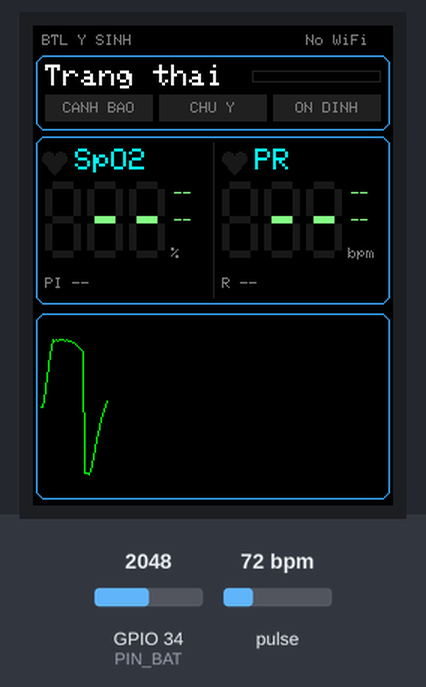
The sketch below on a simulated ESP32. Shown: 240×320 colour display. The test bench sets the inputs (shaded band); at power-on: pulse 72 bpm, GPIO 34 (PIN_BAT) = 2048. WiFi joins after 1.5 s; servers stay silent unless stated; uploads are accepted with an empty reply; the local clock reads 2024-03-15 10:24:30 at power-on unless the sketch sets it; what the sketch prints to the serial monitor is not drawn.

Above: at 1.4 s.
1.5 s: pulse set to 130 bpm
At 2.51 s:
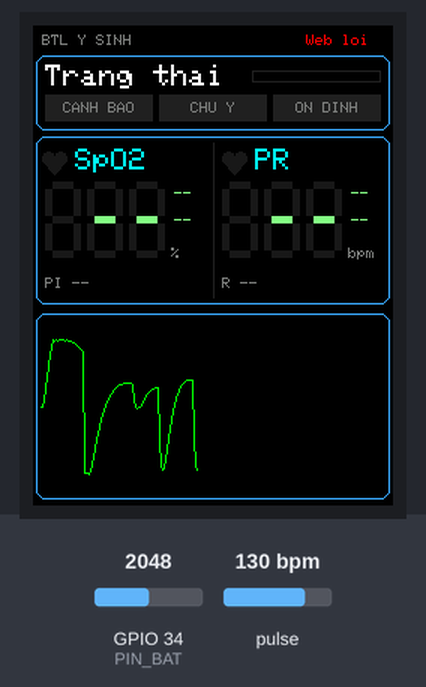
4.5 s: GPIO 34 (PIN_BAT) set to 2866
At 6.14 s:
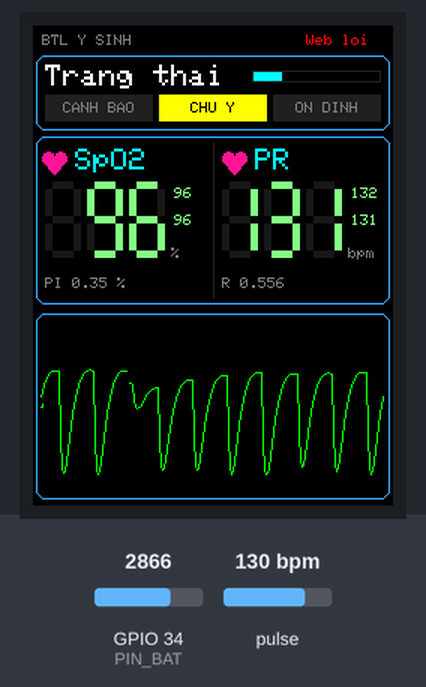
7.4 s: pulse set to 42 bpm
At 7.65 s:
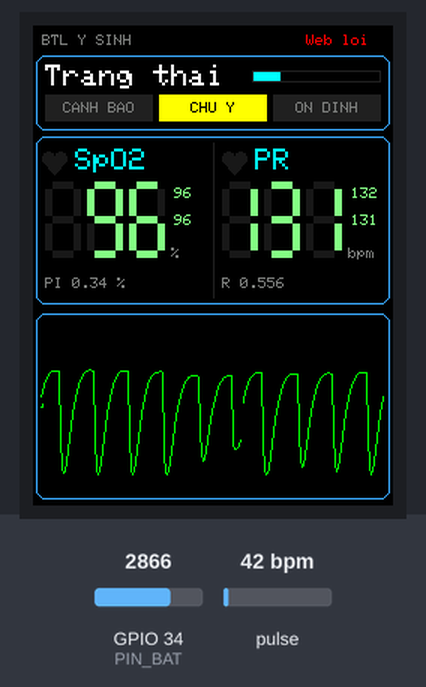
9.0 s: GPIO 34 (PIN_BAT) set to 2047
At 10.96 s:
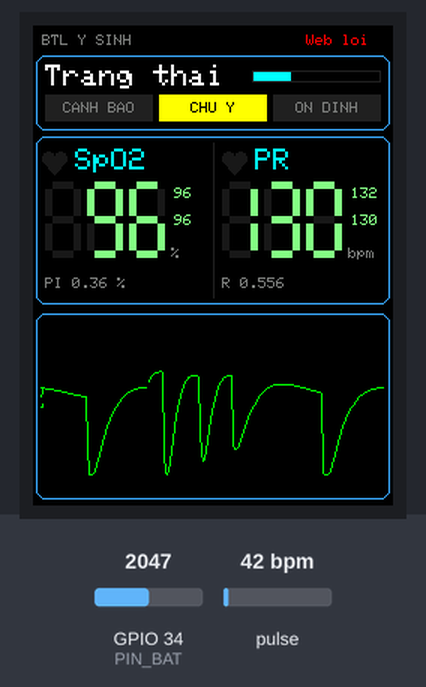
12.0 s: pulse set to 70 bpm
At 12.16 s:
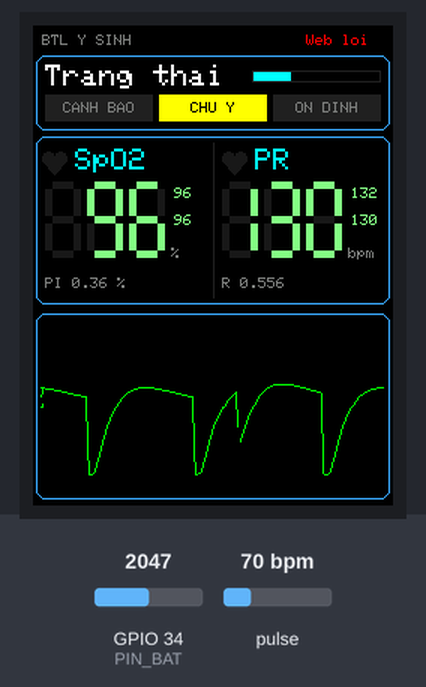
13.5 s: GPIO 34 (PIN_BAT) set to 3603
At 16.67 s:
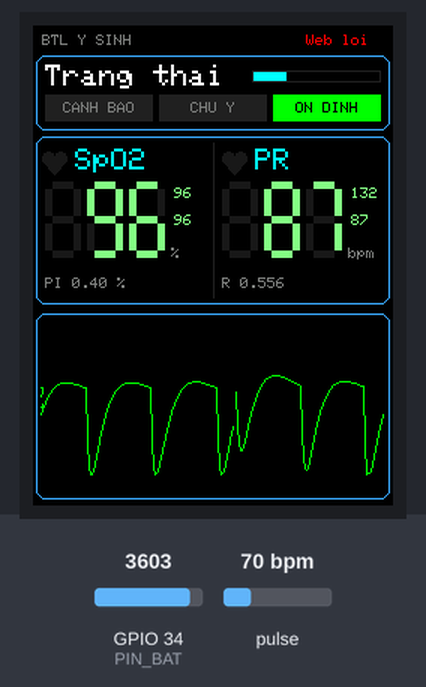
Timing chart, 0 to 17.5 s (numbered marks = the images above; inputs shaded):
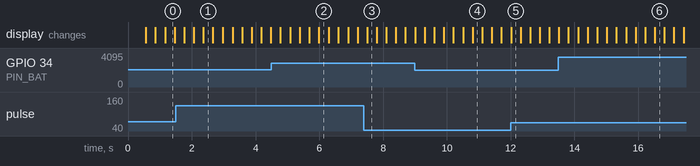

The sketch:

pulse_oximeter.ino
```cpp
// Pulse Oximeter Monitor - ESP32 + MAX30102 + LCD 2.4" (ILI9341 song song 8 bit)
// Do SpO2 / PR, hien thi tren LCD va gui len web (POST /api/ingest) moi 5 giay.
// San pham hoc tap, khong phai thiet bi y te.
//
// Thuat toan do (giu nguyen tu sketch spo2_display):
//  - Lay mau 50 Hz, loc DC bang IIR, loc thong thap ~3 Hz
//  - Moi 1 s xet cua so 4 s (200 mau): tim dinh, HR = trung vi khoang giua dinh
//  - SpO2 = 110 - 25*R, R = (AC/DC)do / (AC/DC)IR  (chua hieu chuan)
//
// Gui du lieu chay o task rieng tren core 0 de HTTP khong lam roi mau o loop() (core 1).
// Ngoai ra moi 1 s gui goi song PPG 25 Hz toi /api/wave (cung host voi SERVER_URL) de web ve song mach.
//
// Thu vien: "GFX Library for Arduino", "SparkFun MAX3010x Pulse and Proximity Sensor Library"
// (WiFi, HTTPClient co san trong ESP32 core)
// Cau hinh: chep secrets.example.h thanh secrets.h roi dien WiFi, SERVER_URL, DEVICE_KEY.

#include <Wire.h>
#include <WiFi.h>
#include <HTTPClient.h>
#include <time.h>
#include <Arduino_GFX_Library.h>
#include "MAX30105.h"
#include "secrets.h"

// ================== Phan cung ==================
Arduino_DataBus *bus = new Arduino_ESP32PAR8(
    26, GFX_NOT_DEFINED, 27, 32,        // DC(RS), CS, WR, RD
    4, 13, 14, 16, 17, 18, 19, 23);     // D0..D7
// rotation 0 = man doc. Neu hinh bi lon nguoc thi doi thanh 2.
Arduino_GFX *gfx = new Arduino_ILI9341(bus, GFX_NOT_DEFINED, 0);

MAX30105 sensor;
const int PIN_SDA = 21;
const int PIN_SCL = 22;
#define SWAP_RED_IR 0          // doi thanh 1 neu module dau nguoc 2 LED

const uint32_t FINGER_IR_THRESHOLD = 50000;   // chinh theo so do thuc te

// Pin: cau chia ap 100k/100k tu cuc + pin vao GPIO34 (ADC1, dung duoc khi bat WiFi)
const int   PIN_BAT     = 34;
const float BAT_DIVIDER = 2.0f;    // (R1 + R2) / R2
const float BAT_EMPTY_V = 3.30f;   // 0 %
const float BAT_FULL_V  = 4.20f;   // 100 %

const uint32_t SEND_INTERVAL_MS = 5000;
const uint32_t WAVE_INTERVAL_MS = 1000;   // goi song PPG len web moi 1 s
const int      WAVE_DECIM       = 2;      // 50 Hz -> 25 Hz

// ================== Mau (RGB565) ==================
const uint16_t C_BLACK   = 0x0000;
const uint16_t C_WHITE   = 0xFFFF;
const uint16_t C_RED     = 0xF800;
const uint16_t C_GREEN   = 0x07E0;
const uint16_t C_YELLOW  = 0xFFE0;
const uint16_t C_CYAN    = 0x07FF;
const uint16_t C_MAGENTA = 0xF81F;
const uint16_t C_FRAME   = 0x3D5F;
const uint16_t C_DIGIT   = 0x87F0;
const uint16_t C_SEG_OFF = 0x18C3;
const uint16_t C_DIM     = 0x2104;
const uint16_t C_GRAY    = 0x7BEF;
const uint16_t C_HEART   = 0xF8B2;

// ================== Bo cuc ==================
const int WAVE_X0 = 5, WAVE_X1 = 234;
const int WAVE_TOP = 196, WAVE_H = 116;

const int DIG_W = 24, DIG_H = 52, DIG_T = 5, DIG_GAP = 4;
const int SPO2_X = 8,   PR_X = 126, DIG_Y = 104;

// ================== DSP ==================
const int FS  = 50;
const int WIN = 200;     // 4 s
float bufRawIr[WIN], bufRawRed[WIN], bufAcIr[WIN], bufAcRed[WIN];
int bufIdx = 0, bufCount = 0, samplesSinceCalc = 0;
bool dspInit = false;
float dcIr = 0, dcRed = 0, lpIr = 0, lpRed = 0;

float beatEnv = 0, beatPrev = 0;
int samplesSinceBeat = 100;
uint32_t heartOnAt = 0;
bool heartLit = false;

bool  haveVitals = false;
float hrShow = 0, spo2Show = 0, piShow = 0, rShow = 0;
int   hrMax = -1, hrMin = 1000, spMax = -1, spMin = 1000;
int   alarmSeconds = 0;
bool  finger = false;

int waveX = WAVE_X0 + 1;
int waveYPrev = WAVE_TOP + WAVE_H / 2;
float waveEnv = 50;

// ================== Du lieu chia se cho task gui ==================
struct Snapshot { bool valid; int pr; int spo2; float quality; float r; float pi; };
Snapshot snap = {false, 0, 0, 0};
portMUX_TYPE snapMux = portMUX_INITIALIZER_UNLOCKED;

// Song PPG cho the "Song mach" tren web: loop() ghi, netTask doc va gui moi giay.
const int WAVE_CAP = 64;                 // ~2,5 s o 25 Hz; day thi bo phan cu
int16_t waveBuf[WAVE_CAP];
int waveCount = 0;
portMUX_TYPE waveMux = portMUX_INITIALIZER_UNLOCKED;
volatile int netState = 0;   // 0 = chua WiFi, 1 = WiFi ok, 2 = gui ok, 3 = gui loi

// ================== Ve so kieu 7 doan ==================
const uint8_t SEG_MAP[10] = {0x3F, 0x06, 0x5B, 0x4F, 0x66, 0x6D, 0x7D, 0x07, 0x7F, 0x6F};
const uint8_t SEG_BLANK = 0x00;
const uint8_t SEG_DASH  = 0x40;

void drawSegDigit(int x, int y, uint8_t mask, uint16_t on) {
  const int w = DIG_W, h = DIG_H, t = DIG_T;
  const int vh = (h - 3 * t) / 2;
  struct R { int x, y, w, h; } seg[7] = {
    {x + t,     y,                  w - 2 * t, t},
    {x + w - t, y + t,              t,         vh},
    {x + w - t, y + 2 * t + vh,     t,         vh},
    {x + t,     y + 2 * t + 2 * vh, w - 2 * t, t},
    {x,         y + 2 * t + vh,     t,         vh},
    {x,         y + t,              t,         vh},
    {x + t,     y + t + vh,         w - 2 * t, t},
  };
  for (int i = 0; i < 7; i++) {
    gfx->fillRect(seg[i].x, seg[i].y, seg[i].w, seg[i].h, (mask >> i) & 1 ? on : C_SEG_OFF);
  }
}

void drawBigNumber(int x, int value, uint16_t color) {
  uint8_t m[3];
  if (value < 0) {
    m[0] = SEG_BLANK; m[1] = SEG_DASH; m[2] = SEG_DASH;
  } else {
    if (value > 999) value = 999;
    m[0] = value >= 100 ? SEG_MAP[value / 100] : SEG_BLANK;
    m[1] = value >= 10  ? SEG_MAP[(value / 10) % 10] : SEG_BLANK;
    m[2] = SEG_MAP[value % 10];
  }
  for (int i = 0; i < 3; i++) drawSegDigit(x + i * (DIG_W + DIG_GAP), DIG_Y, m[i], color);
}

// ================== Giao dien ==================
void drawHeart(int cx, int cy, uint16_t color) {
  gfx->fillCircle(cx - 4, cy, 4, color);
  gfx->fillCircle(cx + 4, cy, 4, color);
  gfx->fillTriangle(cx - 8, cy + 1, cx + 8, cy + 1, cx, cy + 11, color);
}

void drawStaticLayout() {
  gfx->fillScreen(C_BLACK);
  gfx->setTextSize(1);
  gfx->setTextColor(C_GRAY, C_BLACK);
  gfx->setCursor(6, 6);
  gfx->print("BTL Y SINH");

  gfx->drawRoundRect(2, 20, 236, 50, 6, C_FRAME);
  gfx->setTextSize(2);
  gfx->setTextColor(C_WHITE, C_BLACK);
  gfx->setCursor(8, 26);
  gfx->print("Trang thai");
  gfx->drawRect(146, 30, 86, 8, C_DIM);

  gfx->drawRoundRect(2, 74, 236, 112, 6, C_FRAME);
  gfx->drawFastVLine(120, 78, 104, C_DIM);
  gfx->setTextSize(2);
  gfx->setTextColor(C_CYAN, C_BLACK);
  gfx->setCursor(28, 82);
  gfx->print("SpO2");
  gfx->setCursor(148, 82);
  gfx->print("PR");
  gfx->setTextSize(1);
  gfx->setTextColor(C_GRAY, C_BLACK);
  gfx->setCursor(92, 148);
  gfx->print("%");
  gfx->setCursor(210, 148);
  gfx->print("bpm");
  drawHeart(14, 88, C_SEG_OFF);
  drawHeart(134, 88, C_SEG_OFF);

  gfx->drawRoundRect(2, 192, 236, 124, 6, C_FRAME);
}

void drawStatus(int level, float quality) {
  int w = (int)(84 * constrain(quality, 0.0f, 1.0f));
  gfx->fillRect(147, 31, 84, 6, C_BLACK);
  gfx->fillRect(147, 31, w, 6, C_CYAN);

  struct Box { int x; const char *label; uint16_t fill; uint16_t text; } boxes[3] = {
    {8,   "CANH BAO", C_RED,    C_WHITE},
    {84,  "CHU Y",    C_YELLOW, C_BLACK},
    {160, "ON DINH",  C_GREEN,  C_BLACK},
  };
  int activeIdx = level == 2 ? 0 : level == 1 ? 1 : level == 0 ? 2 : -1;
  gfx->setTextSize(1);
  for (int i = 0; i < 3; i++) {
    bool active = i == activeIdx;
    uint16_t bg = active ? boxes[i].fill : C_DIM;
    uint16_t fg = active ? boxes[i].text : C_GRAY;
    gfx->fillRect(boxes[i].x, 46, 72, 18, bg);
    int tw = strlen(boxes[i].label) * 6;
    gfx->setTextColor(fg, bg);
    gfx->setCursor(boxes[i].x + (72 - tw) / 2, 51);
    gfx->print(boxes[i].label);
  }
}

void drawMinMax(int x, int maxV, int minV) {
  gfx->setTextSize(1);
  gfx->setTextColor(C_DIGIT, C_BLACK);
  gfx->fillRect(x, 106, 24, 30, C_BLACK);
  gfx->setCursor(x, 108);
  if (maxV >= 0) gfx->print(maxV); else gfx->print("--");
  gfx->setCursor(x, 126);
  if (minV < 1000) gfx->print(minV); else gfx->print("--");
}

void drawExtras() {
  gfx->setTextSize(1);
  gfx->setTextColor(C_GRAY, C_BLACK);
  gfx->fillRect(6, 166, 110, 12, C_BLACK);
  gfx->fillRect(124, 166, 110, 12, C_BLACK);
  gfx->setCursor(8, 168);
  if (haveVitals) gfx->printf("PI %.2f %%", piShow); else gfx->print("PI --");
  gfx->setCursor(126, 168);
  if (haveVitals) gfx->printf("R %.3f", rShow); else gfx->print("R --");
}

// Thay dong ho bang trang thai mang o goc tren phai
void drawNet() {
  static const char *labels[4] = {"No WiFi ", "WiFi    ", "Web OK  ", "Web loi "};
  static const uint16_t colors[4] = {C_GRAY, C_CYAN, C_GREEN, C_RED};
  int s = netState;
  gfx->setTextSize(1);
  gfx->setTextColor(colors[s], C_BLACK);
  gfx->setCursor(182, 6);
  gfx->print(labels[s]);
}

void drawNoFingerMessage(bool show) {
  gfx->fillRect(WAVE_X0, WAVE_TOP, WAVE_X1 - WAVE_X0, WAVE_H, C_BLACK);
  if (show) {
    gfx->setTextSize(2);
    gfx->setTextColor(C_YELLOW, C_BLACK);
    gfx->setCursor(42, WAVE_TOP + WAVE_H / 2 - 8);
    gfx->print("Dat ngon tay");
  }
  waveX = WAVE_X0 + 1;
  waveYPrev = WAVE_TOP + WAVE_H / 2;
}

// ================== DSP ==================
void resetDsp() {
  dspInit = false;
  bufIdx = 0; bufCount = 0; samplesSinceCalc = 0;
  haveVitals = false;
  hrMax = -1; hrMin = 1000; spMax = -1; spMin = 1000;
  alarmSeconds = 0;
  beatEnv = 0; samplesSinceBeat = 100;
  waveEnv = 50;
}

void pushSample(uint32_t red, uint32_t ir) {
  if (!dspInit) {
    dcIr = ir; dcRed = red; lpIr = 0; lpRed = 0;
    dspInit = true;
  }
  dcIr  += ((float)ir  - dcIr)  * 0.05f;
  dcRed += ((float)red - dcRed) * 0.05f;
  lpIr  += (((float)ir  - dcIr)  - lpIr)  * 0.35f;
  lpRed += (((float)red - dcRed) - lpRed) * 0.35f;

  bufRawIr[bufIdx]  = ir;
  bufRawRed[bufIdx] = red;
  bufAcIr[bufIdx]   = lpIr;
  bufAcRed[bufIdx]  = lpRed;
  bufIdx = (bufIdx + 1) % WIN;
  if (bufCount < WIN) bufCount++;
}

bool computeVitals(float &hr, float &spo2, float &pi, float &R) {
  if (bufCount < WIN) return false;
  static float s[WIN];
  double sumIr = 0, sumRed = 0;
  float maxI = -1e9, minI = 1e9, maxR = -1e9, minR = 1e9, smax = -1e9;
  for (int k = 0; k < WIN; k++) {
    int i = (bufIdx + k) % WIN;
    sumIr += bufRawIr[i];
    sumRed += bufRawRed[i];
    maxI = max(maxI, bufAcIr[i]);  minI = min(minI, bufAcIr[i]);
    maxR = max(maxR, bufAcRed[i]); minR = min(minR, bufAcRed[i]);
    s[k] = -bufAcIr[i];
    smax = max(smax, s[k]);
  }
  float dcI = sumIr / WIN, dcR = sumRed / WIN;
  float acI = maxI - minI, acR = maxR - minR;
  if (acI <= 0 || acR <= 0 || dcI <= 0 || dcR <= 0 || smax <= 0) return false;

  float peaks[16];
  int np = 0, last = -100;
  const float thr = 0.4f * smax;
  const int minDist = 17;
  for (int k = 1; k < WIN - 1 && np < 16; k++) {
    if (s[k] > thr && s[k] > s[k - 1] && s[k] >= s[k + 1] && k - last >= minDist) {
      float den = s[k - 1] - 2 * s[k] + s[k + 1];
      float d = den != 0 ? 0.5f * (s[k - 1] - s[k + 1]) / den : 0;
      peaks[np++] = k + d;
      last = k;
    }
  }
  if (np < 3) return false;

  int n = np - 1;
  float iv[15];
  float mean = 0;
  for (int j = 0; j < n; j++) { iv[j] = peaks[j + 1] - peaks[j]; mean += iv[j]; }
  mean /= n;
  float var = 0;
  for (int j = 0; j < n; j++) var += (iv[j] - mean) * (iv[j] - mean);
  float cv = sqrtf(var / n) / mean;
  if (cv > 0.25f) return false;

  for (int a = 1; a < n; a++) {
    float key = iv[a]; int b = a - 1;
    while (b >= 0 && iv[b] > key) { iv[b + 1] = iv[b]; b--; }
    iv[b + 1] = key;
  }
  float med = (n % 2) ? iv[n / 2] : 0.5f * (iv[n / 2 - 1] + iv[n / 2]);

  hr = 60.0f * FS / med;
  if (hr < 35 || hr > 200) return false;

  R = (acR / dcR) / (acI / dcI);
  spo2 = constrain(110.0f - 25.0f * R, 70.0f, 100.0f);
  pi = 100.0f * acI / dcI;
  return true;
}

// ================== Song va trai tim ==================
void plotWave() {
  float s = -lpIr;
  float a = fabsf(s);
  if (a > waveEnv) waveEnv = a; else waveEnv = waveEnv * 0.995f + a * 0.005f;
  if (waveEnv < 20) waveEnv = 20;
  float norm = constrain(s / (waveEnv * 1.2f), -1.0f, 1.0f);
  int y = WAVE_TOP + WAVE_H / 2 - (int)(norm * (WAVE_H / 2 - 4));

  gfx->drawFastVLine(waveX + 1, WAVE_TOP, WAVE_H, C_BLACK);
  gfx->drawLine(waveX - 1, waveYPrev, waveX, y, C_GREEN);
  waveYPrev = y;
  waveX++;
  if (waveX >= WAVE_X1) waveX = WAVE_X0 + 1;
}

void detectBeat() {
  float s = -lpIr;
  beatEnv = max(beatEnv * 0.995f, fabsf(s));
  samplesSinceBeat++;
  float th = 0.5f * beatEnv;
  if (s > th && beatPrev <= th && samplesSinceBeat > 17) {
    samplesSinceBeat = 0;
    heartOnAt = millis();
    if (!heartLit) {
      drawHeart(14, 88, C_HEART);
      drawHeart(134, 88, C_HEART);
      heartLit = true;
    }
  }
  beatPrev = s;
}

// ================== Cap nhat moi giay ==================
void updateOncePerSecond() {
  float hr, spo2, pi, R;
  bool ok = finger && computeVitals(hr, spo2, pi, R);

  if (ok) {
    if (!haveVitals) { hrShow = hr; spo2Show = spo2; piShow = pi; rShow = R; }
    else {
      hrShow   += (hr - hrShow) * 0.3f;
      spo2Show += (spo2 - spo2Show) * 0.3f;
      piShow   += (pi - piShow) * 0.3f;
      rShow    += (R - rShow) * 0.3f;
    }
    haveVitals = true;
  } else if (!finger) {
    haveVitals = false;
  }

  int hrI = haveVitals ? (int)lroundf(hrShow) : -1;
  int spI = haveVitals ? (int)lroundf(spo2Show) : -1;
  if (haveVitals) {
    hrMax = max(hrMax, hrI); hrMin = min(hrMin, hrI);
    spMax = max(spMax, spI); spMin = min(spMin, spI);
  }

  drawBigNumber(SPO2_X, spI, C_DIGIT);
  drawBigNumber(PR_X, hrI, C_DIGIT);
  drawMinMax(94, spMax, spMin);
  drawMinMax(212, hrMax, hrMin);
  drawExtras();

  int level = -1;
  float quality = 0;
  if (haveVitals) {
    bool danger  = spI < 92 || hrI < 50 || hrI > 120;
    bool caution = spI < 95 || hrI < 55 || hrI > 100;
    alarmSeconds = danger ? alarmSeconds + 1 : 0;
    level = (danger && alarmSeconds > 10) ? 2 : (danger || caution) ? 1 : 0;
    quality = ok ? min(1.0f, piShow / 1.5f) : 0.3f;
  } else {
    alarmSeconds = 0;
  }
  drawStatus(level, quality);
  drawNet();

  // Cap nhat ban chup cho task gui. Web chi nhan pr 30-220, spo2 70-100 khi finger=true.
  Snapshot s;
  s.valid   = haveVitals && hrI >= 30 && hrI <= 220 && spI >= 70 && spI <= 100;
  s.pr      = s.valid ? hrI : 0;
  s.spo2    = s.valid ? spI : 0;
  s.quality = s.valid ? quality : 0;
  s.r       = s.valid ? rShow : 0;    // ty so R tho, dung de hieu chuan SpO2 (ML)
  s.pi      = s.valid ? piShow : 0;   // chi so tuoi mau (%)
  portENTER_CRITICAL(&snapMux);
  snap = s;
  portEXIT_CRITICAL(&snapMux);

  if (haveVitals) Serial.printf("hr=%d spo2=%d pi=%.2f R=%.3f\n", hrI, spI, piShow, rShow);
}

// ================== Mang ==================
float readBatteryV() {
  uint32_t mv = 0;
  for (int i = 0; i < 16; i++) mv += analogReadMilliVolts(PIN_BAT);
  return (mv / 16.0f) / 1000.0f * BAT_DIVIDER;
}

int batteryPct(float v) {
  float p = (v - BAT_EMPTY_V) / (BAT_FULL_V - BAT_EMPTY_V) * 100.0f;
  return (int)lroundf(constrain(p, 0.0f, 100.0f));
}

void sendReading() {
  time_t now = time(nullptr);
  if (now < 1700000000) {           // chua dong bo NTP thi chua gui
    Serial.println("[net] cho dong bo gio NTP");
    return;
  }
  struct tm t;
  gmtime_r(&now, &t);
  char ts[25];
  strftime(ts, sizeof(ts), "%Y-%m-%dT%H:%M:%SZ", &t);

  Snapshot s;
  portENTER_CRITICAL(&snapMux);
  s = snap;
  portEXIT_CRITICAL(&snapMux);

  float bv = readBatteryV();
  if (bv > 10) bv = 10;
  char body[320];
  snprintf(body, sizeof(body),
           "{\"device_id\":\"%s\",\"ts\":\"%s\",\"pr\":%d,\"spo2\":%d,"
           "\"battery_v\":%.2f,\"battery_pct\":%d,\"signal_quality\":%.2f,\"finger\":%s,"
           "\"r\":%.4f,\"pi\":%.2f}",
           DEVICE_ID, ts, s.pr, s.spo2, bv, batteryPct(bv), s.quality,
           s.valid ? "true" : "false", s.r, s.pi);

  HTTPClient http;
  http.setTimeout(4000);
  if (!http.begin(SERVER_URL)) { netState = 3; return; }
  http.addHeader("Content-Type", "application/json");
  http.addHeader("X-Device-Key", DEVICE_KEY);
  int code = http.POST((uint8_t *)body, strlen(body));
  http.end();

  netState = (code == 201) ? 2 : 3;
  Serial.printf("[net] POST %d %s\n", code, body);
  if (code == 401) Serial.println("[net] sai DEVICE_KEY");
}

// Goi 1 mau song (cung tin hieu ve tren LCD: -lpIr) vao bo dem, giam con 25 Hz.
void pushWaveSample() {
  static int decim = 0;
  if (++decim < WAVE_DECIM) return;
  decim = 0;
  float v = constrain(-lpIr, -32000.0f, 32000.0f);
  portENTER_CRITICAL(&waveMux);
  if (waveCount >= WAVE_CAP) waveCount = 0;   // mang cham: bo phan cu, web tu noi lai
  waveBuf[waveCount++] = (int16_t)lroundf(v);
  portEXIT_CRITICAL(&waveMux);
}

void sendWave() {
  int16_t s[WAVE_CAP];
  int n;
  portENTER_CRITICAL(&waveMux);
  n = waveCount;
  memcpy(s, waveBuf, n * sizeof(int16_t));
  waveCount = 0;
  portEXIT_CRITICAL(&waveMux);
  if (n == 0 || !finger) return;   // khong co ngon tay thi khong gui

  char body[600];
  int len = snprintf(body, sizeof(body), "{\"device_id\":\"%s\",\"fs\":%d,\"s\":[", DEVICE_ID, FS / WAVE_DECIM);
  for (int i = 0; i < n && len < (int)sizeof(body) - 10; i++) len += snprintf(body + len, sizeof(body) - len, i ? ",%d" : "%d", s[i]);
  len += snprintf(body + len, sizeof(body) - len, "]}");

  String url = SERVER_URL;
  url.replace("/api/ingest", "/api/wave");   // cung may chu, khong can them cau hinh
  HTTPClient http;
  http.setTimeout(1500);
  if (!http.begin(url)) return;
  http.addHeader("Content-Type", "application/json");
  http.addHeader("X-Device-Key", DEVICE_KEY);
  int code = http.POST((uint8_t *)body, len);
  http.end();
  if (code != 204) Serial.printf("[wave] POST %d\n", code);
}

void netTask(void *) {
  WiFi.mode(WIFI_STA);
  WiFi.setAutoReconnect(true);
  WiFi.begin(WIFI_SSID, WIFI_PASS);
  configTime(0, 0, "pool.ntp.org", "time.google.com");   // gio UTC, web tu doi sang gio VN

  uint32_t next = millis();
  uint32_t nextWave = millis();
  for (;;) {
    if (WiFi.status() != WL_CONNECTED) {
      netState = 0;
      vTaskDelay(pdMS_TO_TICKS(500));
      continue;
    }
    if (netState == 0) {
      netState = 1;
      Serial.printf("[net] WiFi ok, IP %s\n", WiFi.localIP().toString().c_str());
    }
    if ((int32_t)(millis() - next) >= 0) {
      next += SEND_INTERVAL_MS;
      if ((int32_t)(millis() - next) >= 0) next = millis() + SEND_INTERVAL_MS;   // tre qua thi bat lai nhip
      sendReading();
    }
    if ((int32_t)(millis() - nextWave) >= 0) {
      nextWave = millis() + WAVE_INTERVAL_MS;
      sendWave();
    }
    vTaskDelay(pdMS_TO_TICKS(50));
  }
}

// ================== setup / loop ==================
void setup() {
  Serial.begin(115200);
  if (!gfx->begin()) Serial.println("LCD khoi tao that bai");
  drawStaticLayout();
  drawBigNumber(SPO2_X, -1, C_DIGIT);
  drawBigNumber(PR_X, -1, C_DIGIT);
  drawMinMax(94, -1, 1000);
  drawMinMax(212, -1, 1000);
  drawExtras();
  drawStatus(-1, 0);
  drawNet();
  drawNoFingerMessage(true);

  analogSetPinAttenuation(PIN_BAT, ADC_11db);
  xTaskCreatePinnedToCore(netTask, "net", 8192, nullptr, 1, nullptr, 0);

  Wire.begin(PIN_SDA, PIN_SCL);
  if (!sensor.begin(Wire, I2C_SPEED_FAST)) {
    Serial.println("Khong tim thay MAX30102");
    gfx->fillRect(WAVE_X0, WAVE_TOP, WAVE_X1 - WAVE_X0, WAVE_H, C_BLACK);
    gfx->setTextSize(2);
    gfx->setTextColor(C_RED, C_BLACK);
    gfx->setCursor(20, WAVE_TOP + WAVE_H / 2 - 8);
    gfx->print("Khong thay MAX30102");
    while (true) delay(1000);
  }
  sensor.setup(0x1F, 1, 2, 50, 411, 4096);
}

void loop() {
  static uint32_t lastPoll = 0;
  if (millis() - lastPoll >= 20) {
    lastPoll = millis();
    sensor.check();
    while (sensor.available()) {
#if SWAP_RED_IR
      uint32_t red = sensor.getFIFOIR();
      uint32_t ir  = sensor.getFIFORed();
#else
      uint32_t red = sensor.getFIFORed();
      uint32_t ir  = sensor.getFIFOIR();
#endif
      sensor.nextSample();

      bool f = ir > FINGER_IR_THRESHOLD;
      if (f != finger) {
        finger = f;
        resetDsp();
        drawNoFingerMessage(!finger);
      }
      if (!finger) continue;

      pushSample(red, ir);
      plotWave();
      pushWaveSample();
      detectBeat();

      if (++samplesSinceCalc >= FS) {
        samplesSinceCalc = 0;
        updateOncePerSecond();
      }
    }
  }

  static uint32_t lastIdle = 0;
  if (!finger && millis() - lastIdle >= 1000) {
    lastIdle = millis();
    updateOncePerSecond();
  }

  if (heartLit && millis() - heartOnAt > 150) {
    drawHeart(14, 88, C_SEG_OFF);
    drawHeart(134, 88, C_SEG_OFF);
    heartLit = false;
  }
}
```

Source omitted: secrets.example.h (457 bytes)
